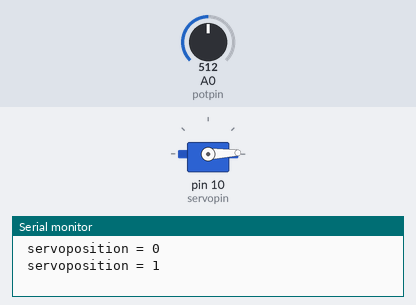
A sketch run on a simulated Arduino Uno, built with avr-gcc and run on an emulated ATmega328P. Shown: servo, the last lines printed to the serial monitor. Inputs (shaded band) come from the test bench; at power-on: A0 (potpin) = 512.

Above: at 1.3 s.
1.4 s: A0 (potpin) set to 0
4.5 s: A0 (potpin) set to 511
At 4.9 s:
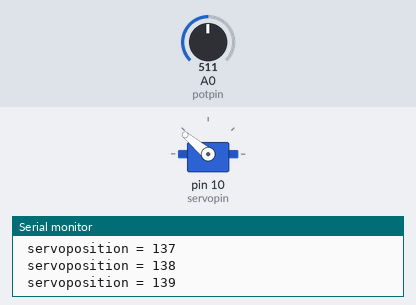
7.6 s: A0 (potpin) set to 170
At 10.39 s:
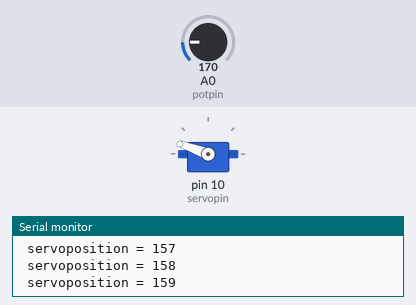
10.7 s: A0 (potpin) set to 0
At 11.8 s:
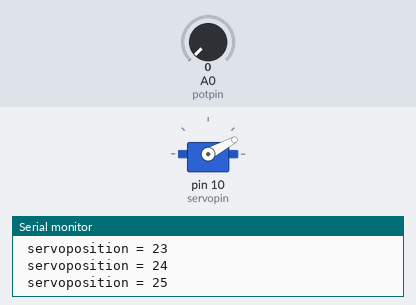
13.8 s: A0 (potpin) set to 122
Timing chart, 0 to 25.4 s (numbered marks = the images above; inputs shaded):
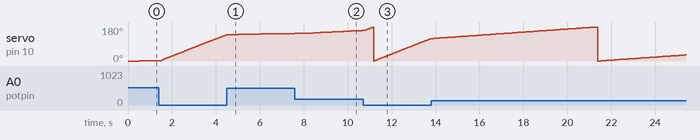

The sketch:

just1.ino
```cpp
#include <Servo.h>
int servopin = 10;
float servoposition ;
Servo myservo;

int potpin = A0;
int potvalue;


void setup() {
  // put your setup code here, to run once:
  Serial.begin(9600);
  pinMode(potpin,INPUT);
  myservo.attach(servopin);
  pinMode(potpin , INPUT);

}

void loop() {
  // put your main code here, to run repeatedly:

  for(int servoposition = 0; servoposition <=180 ; servoposition = servoposition + 1)
  {
    myservo.write(servoposition);
    delay(analogRead(potpin));
    Serial.print(" servoposition = ");
  Serial.println(servoposition);
  }

}
```
